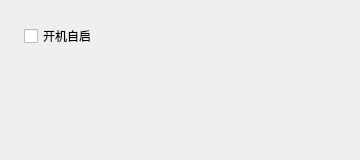
<?xml version="1.0" encoding="UTF-8"?>
<ui version="4.0">
 <class>ConfigForm</class>
 <widget class="QDialog" name="ConfigForm">
  <property name="geometry">
   <rect>
    <x>0</x>
    <y>0</y>
    <width>360</width>
    <height>160</height>
   </rect>
  </property>
  <property name="windowTitle">
   <string>设置</string>
  </property>
  <layout class="QVBoxLayout" name="mainLayout">
   <property name="leftMargin">
    <number>24</number>
   </property>
   <property name="topMargin">
    <number>24</number>
   </property>
   <property name="rightMargin">
    <number>24</number>
   </property>
   <property name="bottomMargin">
    <number>24</number>
   </property>
   <item>
    <widget class="QCheckBox" name="autoStartCheckBox">
     <property name="text">
      <string>开机自启</string>
     </property>
    </widget>
   </item>
   <item>
    <spacer name="verticalSpacer">
     <property name="orientation">
      <enum>Qt::Vertical</enum>
     </property>
     <property name="sizeHint" stdset="0">
      <size>
       <width>20</width>
       <height>40</height>
      </size>
     </property>
    </spacer>
   </item>
  </layout>
 </widget>
 <resources/>
 <connections/>
</ui>
